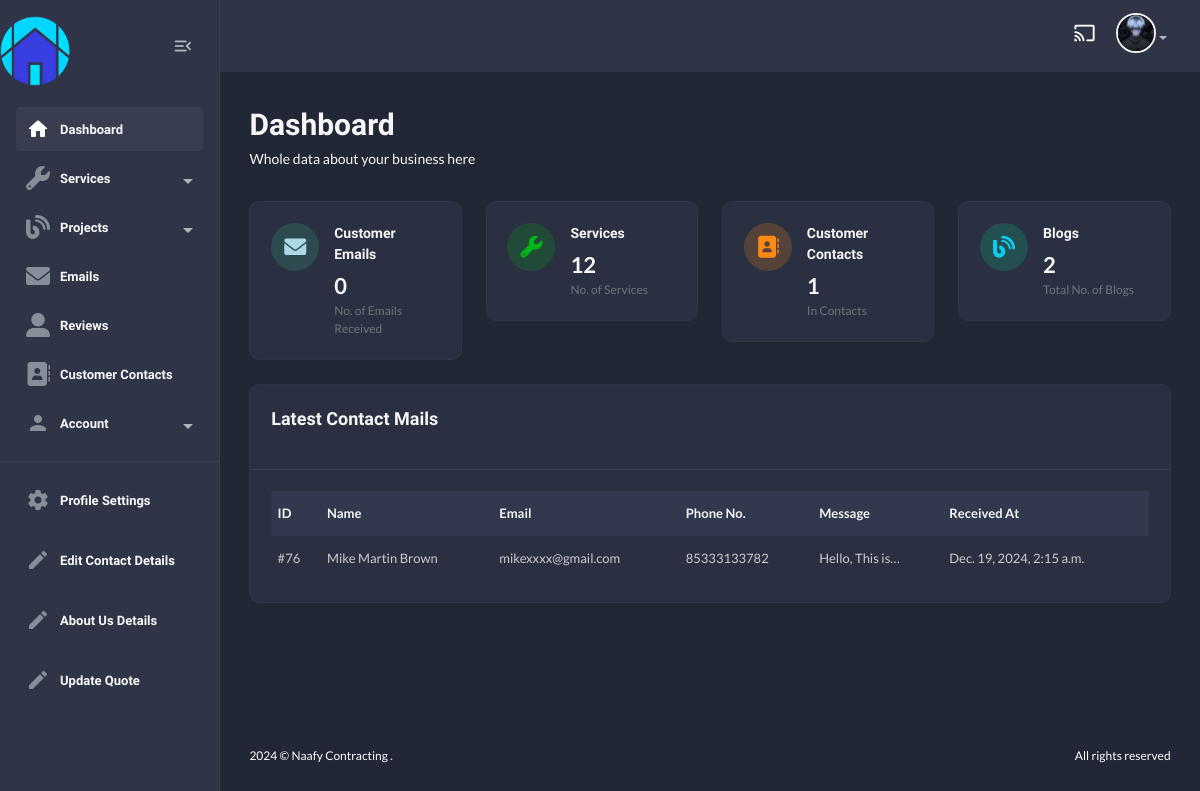
The app's page /useradmin/ (signed in), older data.
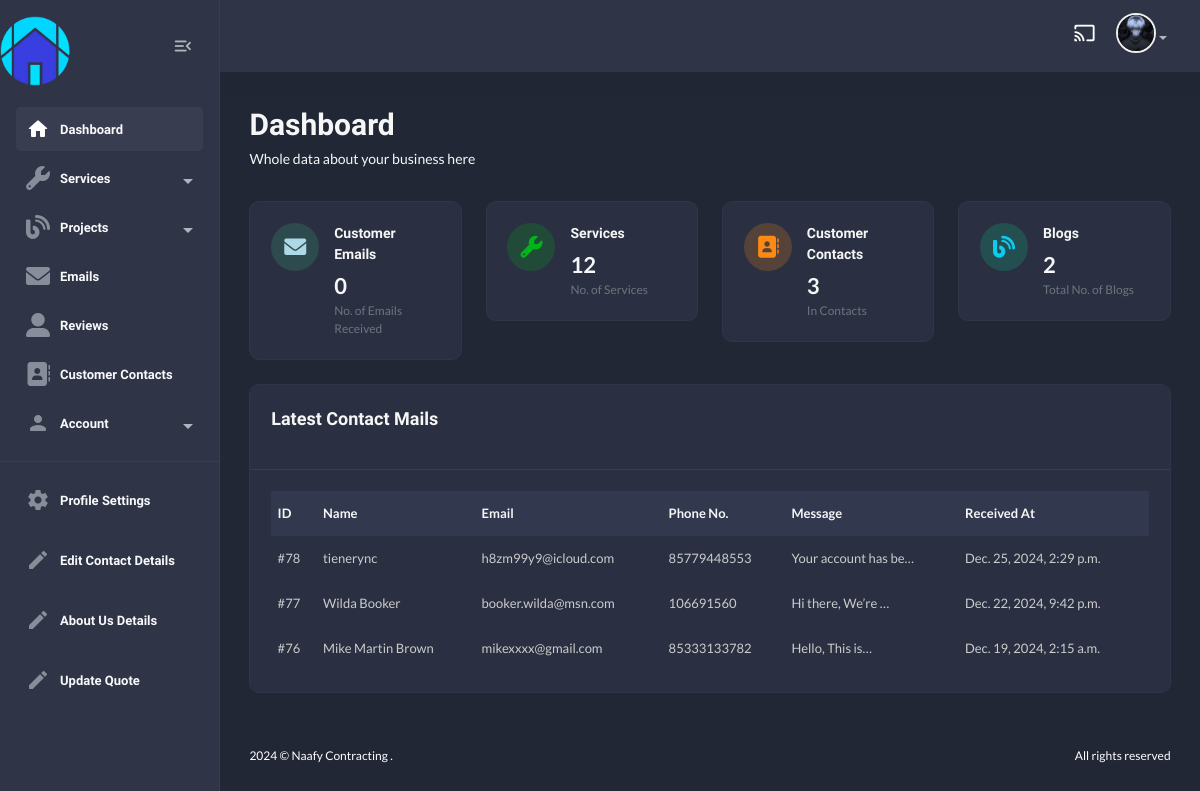
The same page, newer data.
### contact/models.py (models this page shows, shortened)
class Contact(models.Model):
    name = models.CharField(max_length=100)
    email = models.EmailField(unique=True)
    phone_no = models.CharField(max_length=20, default="+123 456 7890")
    message = models.TextField()
    submitted_at = models.DateTimeField(auto_now_add=True)
    responded = models.BooleanField(default=False)

### useradmin/views.py (the view)
# urls.py: path("", views.dashboard_view, name="dashboard"),
@login_required
def dashboard_view(request):
    contacts = Contact.objects.all().order_by("-id")
    emails = Email.objects.all()
    services = Service.objects.all()
    blogs = Blog.objects.all()
    context = {
        "contacts" : contacts,
        "emails" : emails,
        "services" : services,
        "blogs" : blogs,
    }
    return render(request, "useradmin/dashboard.html", context)

### home/context_processors.py (called while the page is built)
def default(request):
    contact_details = ContactDetails.objects.first()
    return {
        "contact_details" : contact_details,
    }

### templates/useradmin/dashboard.html (shortened to what the changed rows need)
{% extends "useradmin/base.html" %}
    {% load static %}
        {% block content %}
            <section class="content-main">
                <div class="content-header">
                    <div>
                        <h2 class="content-title card-title">Dashboard</h2>
                    </div>
                </div>
                <div class="row">
                    <div class="col-lg-3">
                        <div class="card card-body mb-4">
                            <article class="icontext">
                                <div class="text">
                                    <h6 class="mb-1 card-title">Customer Contacts</h6>
                                    <span>{{contacts.count}}</span>
                                    <span class="text-sm"> In {{categories.count}} Contacts </span>
                                </div>
                            </article>
                        </div>
                    </div>
                </div>
                <div class="card mb-4">
                    <div class="card-body">
                        <div class="table-responsive">
                            <div class="table-responsive">
                                <table class="table align-middle table-nowrap mb-0">
                                    <thead class="table-light">
                                        <tr>
                                            <th class="align-middle" scope="col">ID</th>
                                            <th class="align-middle" scope="col">Name</th>
                                            <th class="align-middle" scope="col">Email</th>
                                            <th class="align-middle" scope="col">Phone No.</th>
                                            <th class="align-middle" scope="col">Message</th>
                                            <th class="align-middle" scope="col">Received At</th>
                                        </tr>
                                    </thead>
                                    <tbody>
                                        {% for c in contacts %}
                                            <tr>
                                                <td><aclass="fw-bold">#{{c.id}}</aclass=></td>
                                                <td>{{c.name}}</td>
                                                <td>{{c.email}}</td>
                                                <td>{{c.phone_no}}</td>
                                                <td>{{c.message|truncatechars:20}}</td>
                                                <td>{{c.submitted_at}}</td>
                                            </tr>
                                        {% endfor %}
                                    </tbody>
                                </table>
                            </div>
                        </div>
                    </div>
                </div>
            </section>
        {% endblock content%}

Row changes from the older to the newer data that the page shows:
added Contact: id "78", name "tienerync", email "h8zm99y9@icloud.com", phone_no "85779448553", message "Your account has be…", submitted_at "Dec. 25, 2024, 2:29 p.m."
added Contact: id "77", name "Wilda Booker", email "booker.wilda@msn.com", phone_no "106691560", message "Hi there, We’re …", submitted_at "Dec. 22, 2024, 9:42 p.m."
Text that changed along with them:
{{ contacts.count }}: "1" → "3"
